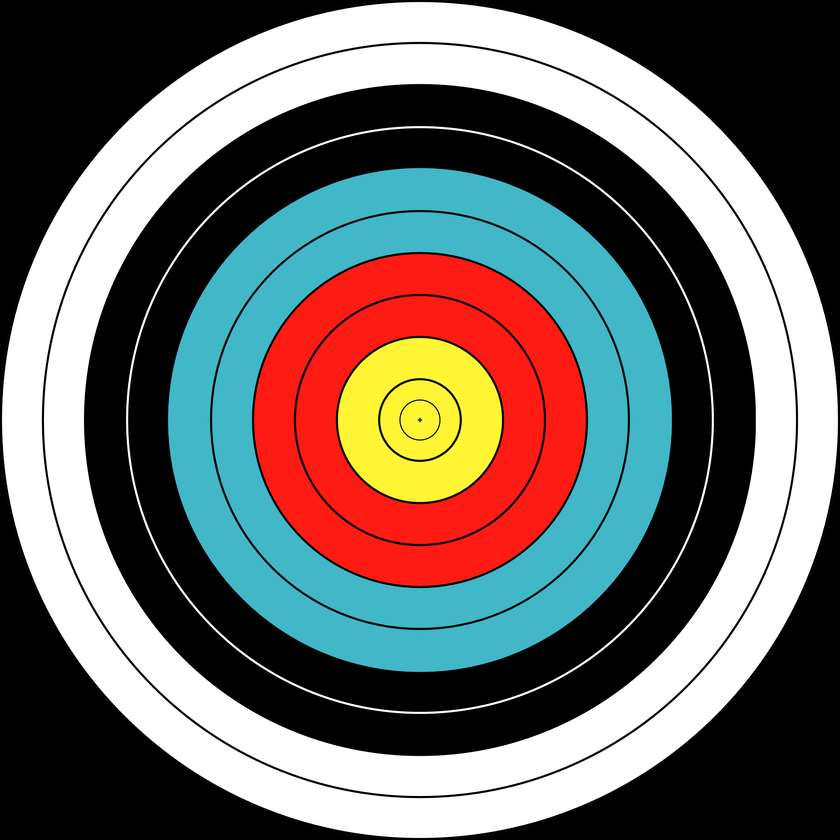
#> input picture Aplicacion/diana.png, 840 x 840 px, shrunk from 3023 x 3023 before the run
$ python -i IdentificarDiana.py   (imports and definitions only)
#> lines starting #> are read from the running program, lines starting #| are printed output that depends on the picture; after the words box and inside, x2 and y2 are one past the last pixel; in counts of white or black regions, pixels touching at a corner belong together
#> further down, picture is the input picture: shape (840, 840, 3); mean B, G, R 103.8, 107.4, 109.6
import cv2
import numpy as np
import math

def detectarDiana(frame):

    opcion = 1
    #precision de la diana
    max_distancia = 30
    #cv2.imshow('frame entrada',frame)

    gray = cv2.cvtColor(frame, cv2.COLOR_BGR2GRAY)
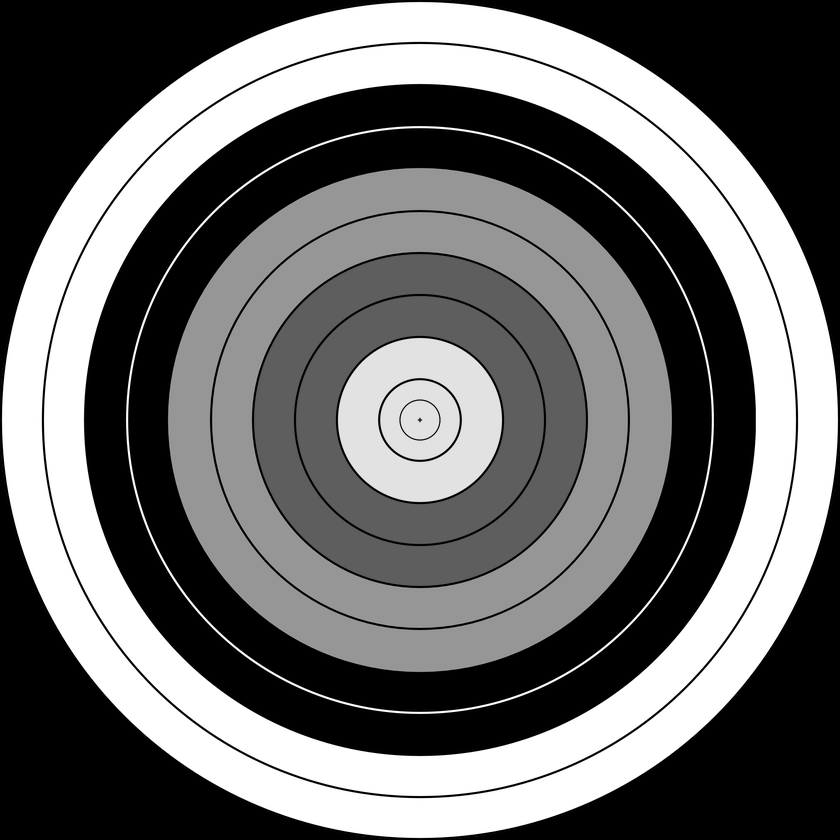
#> gray: shape (840, 840); min 0, max 255, mean 107.7

    #cv2.imshow('imagen gray',gray)

    image = cv2.Canny(gray,100,500)
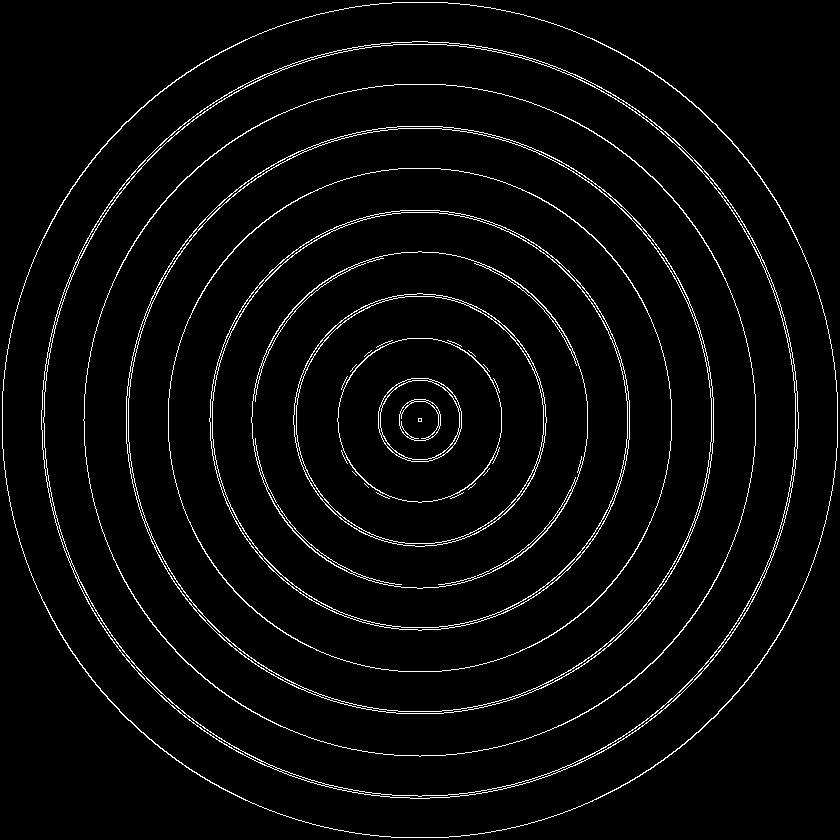
#> image: shape (840, 840); 3.4% white in thin lines or dots
    #retval, image = cv2.threshold(gray, 127, 255, cv2.THRESH_BINARY)

   # cv2.imshow('canny',image)

    kernel = cv2.getStructuringElement(cv2.MORPH_CROSS,(5,5))
    #image = cv2.morphologyEx(image, cv2.MORPH_OPEN, kernel)
    image = cv2.dilate(image, kernel)
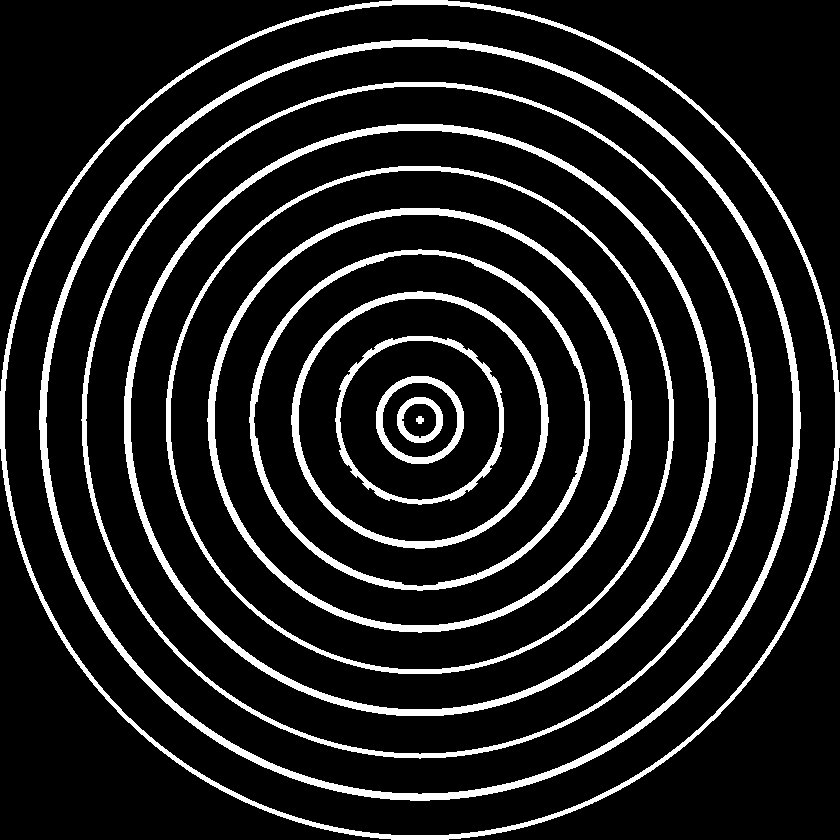
#> image: shape (840, 840); 12.2% white; 12 white regions

    #cv2.imshow('binary',image)

    centro = False
    centro_x = 0
    centro_y = 0

    #inicialiamos la variable que detecta si la diana esta apuntada
    locked = False

    if opcion == 1:
        # Busca los contornos
        contours, hierarchy = cv2.findContours(image,cv2.RETR_LIST,cv2.CHAIN_APPROX_SIMPLE)
#> contours = 23 contours; largest, box (x1, y1, x2, y2) and area: (0, 0, 840, 840) 553959, (4, 4, 836, 836) 543832, (39, 39, 801, 801) 453897, (45, 46, 794, 795) 439529, (81, 82, 758, 759) 358814

        true_centers = []
        centers = []
        radii = []
        pt1 = []
        pt2 = []
        fill = []
        areas = []

        detectado = False
        # Miramos los contornos detectados
        for contour in contours:

            area = cv2.contourArea(contour)
            # Comprovar el area que ocupa
            if area < 200:
                continue

            detectado = True
            fill.append(contour)
            areas.append(area)

            br = cv2.boundingRect(contour)

            # Guardar puntos para recrear el overlay
            pt1.append((br[0], br[1]))
            pt2.append((br[0]+br[2], br[1]+br[3]))

            radii.append(min(br[2], br[3])/2)

            true_centers.append((br[0]+ (int)(br[2]/2), br[1]+ (int)(br[3]/2)))

            m = cv2.moments(contour)
            center = (int(m['m10'] / m['m00']), int(m['m01'] / m['m00']))
            centers.append(center)
#> this loop made 23 passes
#> (area, br) on passes 2 to 13: (913, (401, 403, 36, 36)), (1631, (397, 397, 46, 46)), (4490, (382, 382, 76, 76)), (6036, (376, 376, 88, 88)), (20113, (339, 340, 161, 161)), (22599, (335, 336, 169, 169)), (46734, (298, 298, 244, 244)), (51520, (291, 291, 258, 258)), (84950, (253, 253, 333, 334)), (90740, (249, 249, 341, 342)), (133175, (214, 214, 412, 412)), (141128, (207, 208, 425, 425))
#> area on pass 1: 35
#> after the loop, areas = [913, 1631, 4490, 6036, 20113, 22599, 46734, 51520, 84950, 90740, 133175, 141128, 196428, 202533, 263986, 275127, 350668, 358814, 439529, 453897, 543832, 553959]; centers = [(419, 419), (419, 419), (419, 419), (419, 419), (419, 419), (419, 419), (419, 419), (419, 419), (419, 419), (419, 419), (419, 419), (419, 419), (419, 419), (419, 419), (419, 419), (419, 419), (419, 419), (419, 419), (419, 419), (419, 419), (419, 419), (419, 419)]; fill = 22 contours; largest, box (x1, y1, x2, y2) and area: (0, 0, 840, 840) 553959, (4, 4, 836, 836) 543832, (39, 39, 801, 801) 453897, (45, 46, 794, 795) 439529, (81, 82, 758, 759) 358814; pt1 = [(401, 403), (397, 397), (382, 382), (376, 376), (339, 340), (335, 336), (298, 298), (291, 291), (253, 253), (249, 249), (214, 214), (207, 208), (170, 170), (166, 166), (130, 130), (124, 124), (85, 86), (81, 82), (45, 46), (39, 39), (4, 4), (0, 0)]; pt2 = [(437, 439), (443, 443), (458, 458), (464, 464), (500, 501), (504, 505), (542, 542), (549, 549), (586, 587), (590, 591), (626, 626), (632, 633), (670, 670), (674, 674), (710, 710), (716, 716), (754, 755), (758, 759), (794, 795), (801, 801), (836, 836), (840, 840)]; radii = [18, 23, 38, 44, 80.5, 84.5, 122, 129, 166.5, 170.5, 206, 212.5, 250, 254, 290, 296, 334.5, 338.5, 374.5, 381, 416, 420]; true_centers = [(419, 421), (420, 420), (420, 420), (420, 420), (419, 420), (419, 420), (420, 420), (420, 420), (419, 420), (419, 420), (420, 420), (419, 420), (420, 420), (420, 420), (420, 420), (420, 420), (419, 420), (419, 420), (419, 420), (420, 420), (420, 420), (420, 420)]


        if detectado:
            maxV = 0
            maxIndex = 0
            maxIndex2 = 0

            for i in range(len(areas)):
                if areas[i] > maxV:
                    maxV = areas[i]
                    maxIndex2 = maxIndex
                    maxIndex = i
#> this loop made 22 passes
#> (maxV, maxIndex2) on passes 1 to 12: (913, 0), (1631, 0), (4490, 1), (6036, 2), (20113, 3), (22599, 4), (46734, 5), (51520, 6), (84950, 7), (90740, 8), (133175, 9), (141128, 10)
#> after the loop, maxIndex = 21; maxIndex2 = 20; maxV = 553959
            if maxIndex != 0:
                fill[maxIndex] = None

            overlay = frame.copy()

            # Buscamos los centros
            if(len(centers)):
                for n in range(len(centers)):
                    if n != maxIndex2:
                        continue
                    centro = True
                    centro_x = true_centers[n][0]
                    centro_y = true_centers[n][1]
                    ellip = cv2.fitEllipse(fill[n])
                    cv2.drawContours(frame, fill, maxIndex2, (255, 255, 255), 1)
                    cv2.ellipse(overlay, ellip, (125, 125, 0), -1)
                    cv2.rectangle(frame, pt1[n], pt2[n], (0, 0, 255), 1, 8, 0)
                    cv2.circle(frame, true_centers[n], 3, (0, 0, 0), -1)
                    cv2.circle(frame, centers[n], 3, (255, 0, 0), -1)
                    cv2.addWeighted(overlay, 0.5, frame, 0.5, 0, frame)
                    cv2.circle(frame, (centro_x, centro_y), 10 ,(0, 0, 0), 2)
#> this loop made 22 passes
#> (centro, centro_x, centro_y, ellip) on pass 21: (True, 420, 420, ((419.5, 419.5), (832.2, 832.2), 116.5))
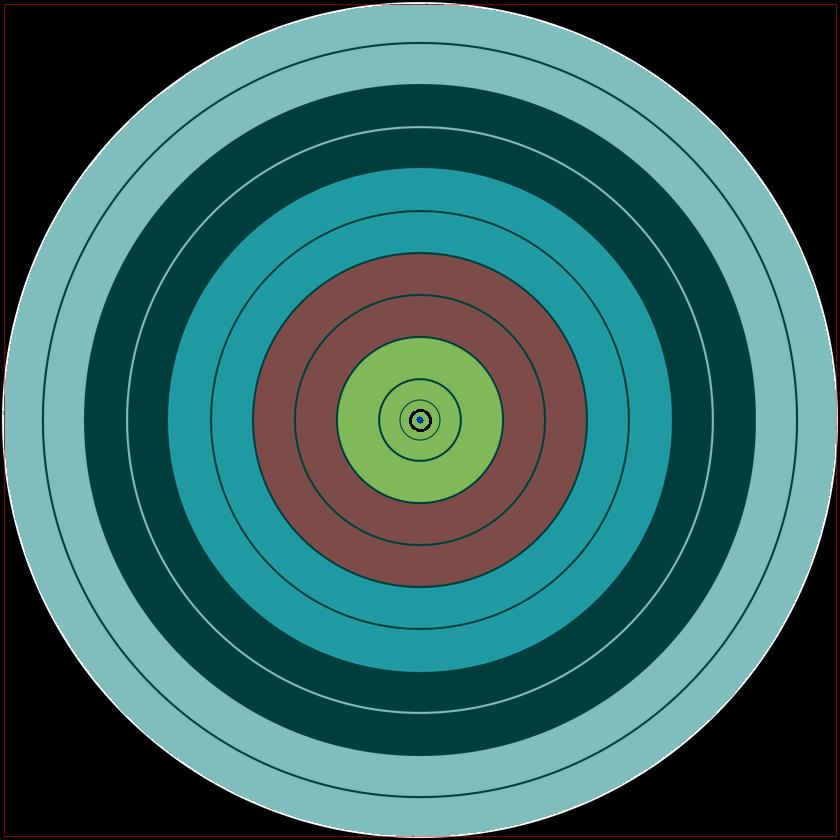
#> frame: shape (840, 840, 3); mean B, G, R 100.6, 102.5, 56.1
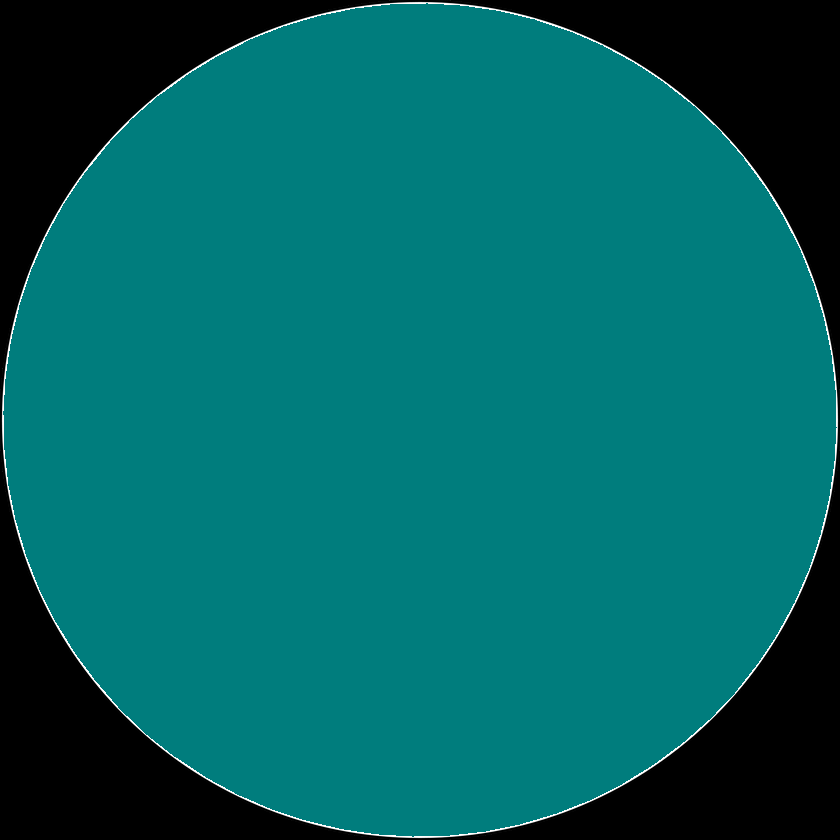
#> overlay: shape (840, 840, 3); mean B, G, R 98.1, 98.1, 1.6


    if opcion == 2:
        circles	= cv2.HoughCircles(image,cv2.HOUGH_GRADIENT,1,120,param1=100,param2=30,minRadius=50,maxRadius=92)
        if circles is not None:
            centro = True
            overlay = frame.copy()

            circles	= np.uint16(np.around(circles))
            for	i in circles[0,:]:
        		#	draw	the	outer	circle
                cv2.circle(frame,(i[0],i[1]),i[2],(0,255,0),6)
        		#	draw	the	center	of	the	circle
                cv2.circle(frame,(i[0],i[1]),2,(0,0,255),3)
                centro_x = i[0]
                centro_y = i[1]
                cv2.circle(frame, (centro_x, centro_y), 10 ,(0, 0, 255), 2)

    if centro:
        height, width, _ = frame.shape
#> height = 840; width = 840

        centro_x = centro_x-(width/2)
#> centro_x = 0
        centro_y = centro_y-(height/2)
#> centro_y = 0
        distancia = math.sqrt((centro_x**2)+(centro_y**2))
#> distancia = 0

        color = (0, 0, 255)
        if distancia < max_distancia:
            locked = True
            color = (0, 255, 0)

        cv2.circle(frame, (int(width/2), int(height/2)), int(max_distancia) , color, 2)
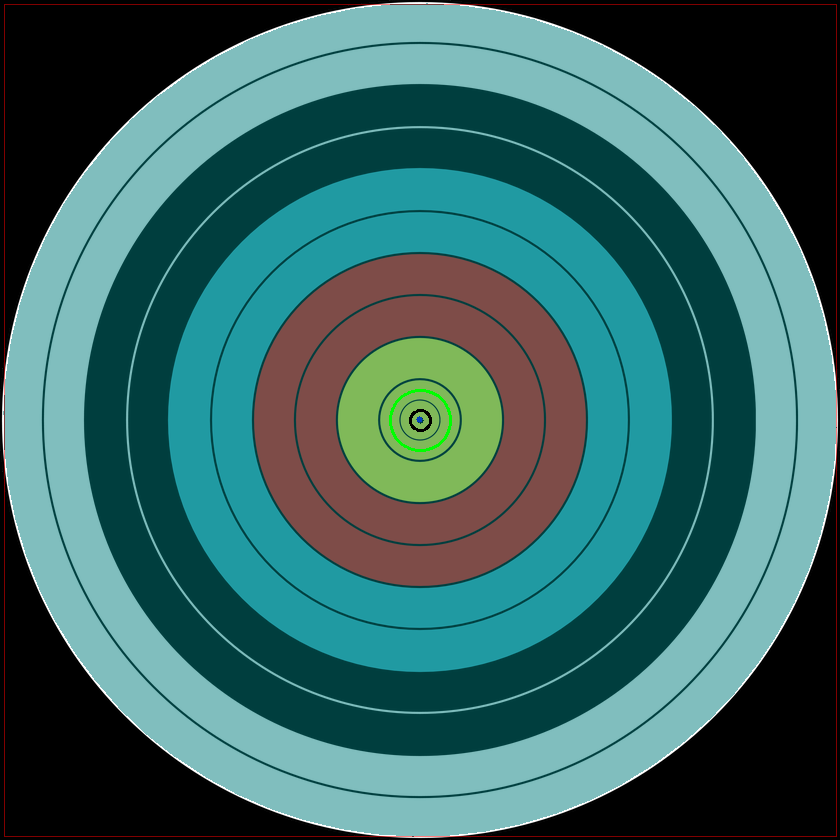
#> frame: shape (840, 840, 3); 0.08% of pixels changed, all inside (x1, y1, x2, y2) = (389, 389, 452, 452)


    return [frame, centro, centro_x, centro_y, locked]

>>> import cv2
>>> picture = cv2.imread('diana.png')
>>> result = detectarDiana(picture)
#> result = 5 items
